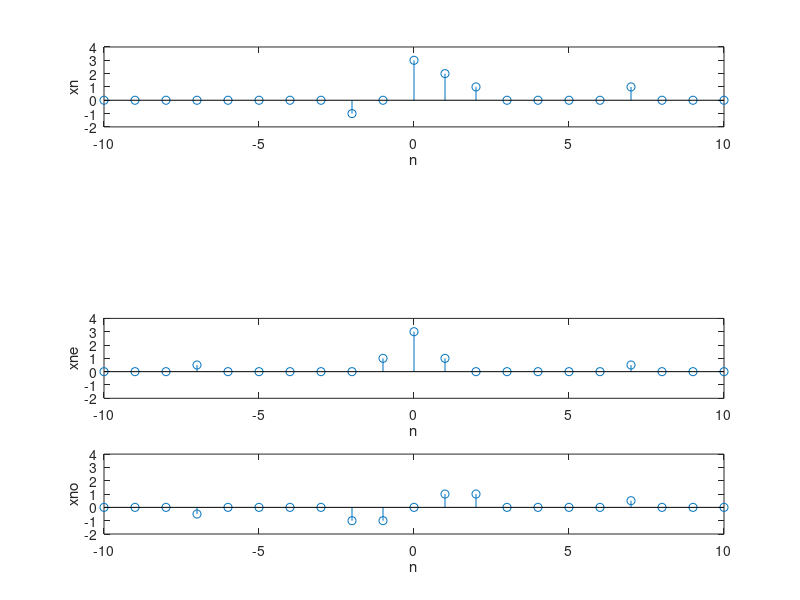

The MATLAB script that drew this image:
n=-10:10;
xn=zeros(1,length(n));
xn(find(n==-2))=-1;
xn(find(n==0))=3;
xn(find(n==1))=2;
xn(find(n==2))=1;
xn(find(n==7))=1;
xnf=fliplr(xn);
xne=(xn+xnf)/2;
xno=(xn-xnf)/2;
subplot(411);
stem(n,xn);
xlabel('n');ylabel('xn');
axis([-10 10 -2 4]);
subplot(413);
stem(n,xne);
xlabel('n');ylabel('xne');
axis([-10 10 -2 4]);
subplot(414);
stem(n,xno);
xlabel('n');ylabel('xno');
axis([-10 10 -2 4]);
